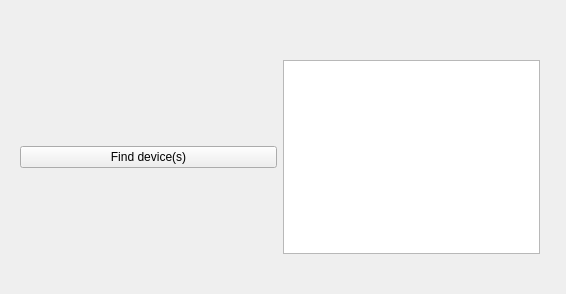
<?xml version="1.0" encoding="UTF-8"?>
<ui version="4.0">
 <class>initDevices</class>
 <widget class="QWidget" name="initDevices">
  <property name="geometry">
   <rect>
    <x>0</x>
    <y>0</y>
    <width>566</width>
    <height>294</height>
   </rect>
  </property>
  <property name="windowTitle">
   <string>Form</string>
  </property>
  <widget class="QWidget" name="horizontalLayoutWidget">
   <property name="geometry">
    <rect>
     <x>20</x>
     <y>60</y>
     <width>520</width>
     <height>194</height>
    </rect>
   </property>
   <layout class="QHBoxLayout" name="horizontalLayout_5">
    <item>
     <widget class="QPushButton" name="findDevices">
      <property name="text">
       <string>Find device(s)</string>
      </property>
     </widget>
    </item>
    <item>
     <widget class="QListWidget" name="portListWidget">
      <property name="sizePolicy">
       <sizepolicy hsizetype="Preferred" vsizetype="Preferred">
        <horstretch>0</horstretch>
        <verstretch>0</verstretch>
       </sizepolicy>
      </property>
     </widget>
    </item>
   </layout>
  </widget>
 </widget>
 <resources/>
 <connections/>
</ui>
